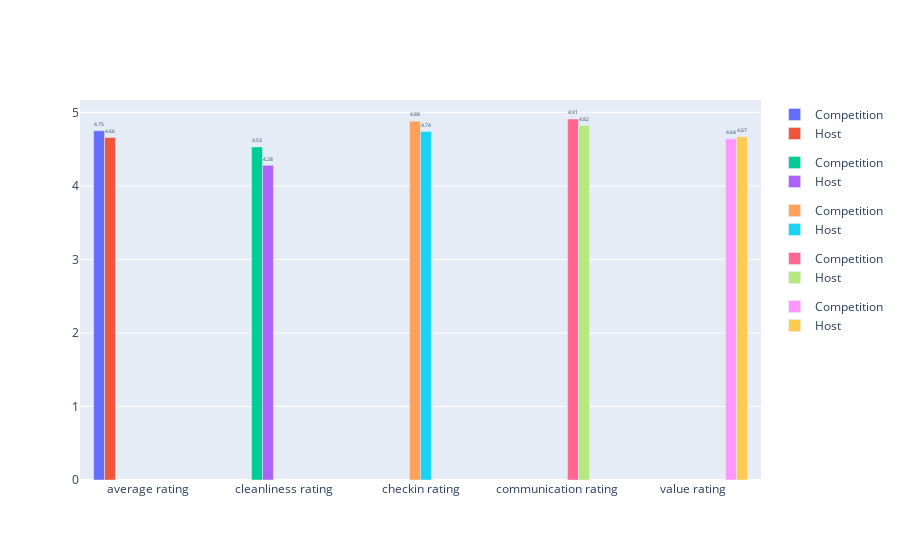

Notebook code for this chart:
### Code cell
average_score_all = listings['avg_score_rating']
average_score_single = listings_single['avg_score_rating']
average_clean_all = listings['review_scores_cleanliness']
average_clean_single = listings_single['review_scores_cleanliness']
average_checkin_all = listings['review_scores_checkin']
average_checkin_single = listings_single['review_scores_checkin']
average_comm_all = listings['review_scores_communication']
average_comm_single = listings_single['review_scores_communication']
average_value_all = listings['review_scores_value']
average_value_single = listings_single['review_scores_value']
fig = go.Figure()

fig.add_trace(go.Bar(
    x= ['average rating'],
    y=average_score_all,
    legendgroup='group',
    name="Competition"
))

fig.add_trace(go.Bar(
    x= ['average rating'],
    y=average_score_single,
    legendgroup='group',
    name="Host"
))

fig.add_trace(go.Bar(
    x= ['cleanliness rating'],
    y=average_clean_all,
    legendgroup='group2',
    name="Competition"
))

fig.add_trace(go.Bar(
    x= ['cleanliness rating'],
    y=average_clean_single,
    legendgroup='group2',
    name="Host"
))

fig.add_trace(go.Bar(
    x= ['checkin rating'],
    y=average_checkin_all,
    legendgroup='group3',
    name="Competition"
))

fig.add_trace(go.Bar(
    x= ['checkin rating'],
    y=average_checkin_single,
    legendgroup='group3',
    name="Host"
))

fig.add_trace(go.Bar(
    x= ['communication rating'],
    y=average_comm_all,
    legendgroup='group4',
    name="Competition"
))

fig.add_trace(go.Bar(
    x= ['communication rating'],
    y=average_comm_single,
    legendgroup='group4',
    name="Host"
))

fig.add_trace(go.Bar(
    x= ['value rating'],
    y=average_value_all,
    legendgroup='group5',
    name="Competition"
))

fig.add_trace(go.Bar(
    x= ['value rating'],
    y=average_value_single,
    legendgroup='group5',
    name="Host"
))
fig.update_layout(barmode='group')
fig.update_traces(texttemplate='%{y:.3}', textposition='outside')
fig.show()

### Figure 1 — Plotly figure (JSON) as saved in the notebook; plotly's stock layout.template omitted (floating-point values rounded to 4 significant figures; data arrays with more than 128 entries replaced by an {"elided": "..."} marker saying what was removed)
{"data": [{"legendgroup": "group", "name": "Competition", "textposition": "outside", "texttemplate": "%{y:.3}", "type": "bar", "x": ["average rating"], "y": {"elided": "342 float values"}}, {"legendgroup": "group", "name": "Host", "textposition": "outside", "texttemplate": "%{y:.3}", "type": "bar", "x": ["average rating"], "y": [4.66]}, {"legendgroup": "group2", "name": "Competition", "textposition": "outside", "texttemplate": "%{y:.3}", "type": "bar", "x": ["cleanliness rating"], "y": {"elided": "342 float values"}}, {"legendgroup": "group2", "name": "Host", "textposition": "outside", "texttemplate": "%{y:.3}", "type": "bar", "x": ["cleanliness rating"], "y": [4.28]}, {"legendgroup": "group3", "name": "Competition", "textposition": "outside", "texttemplate": "%{y:.3}", "type": "bar", "x": ["checkin rating"], "y": {"elided": "342 float values"}}, {"legendgroup": "group3", "name": "Host", "textposition": "outside", "texttemplate": "%{y:.3}", "type": "bar", "x": ["checkin rating"], "y": [4.74]}, {"legendgroup": "group4", "name": "Competition", "textposition": "outside", "texttemplate": "%{y:.3}", "type": "bar", "x": ["communication rating"], "y": {"elided": "342 float values"}}, {"legendgroup": "group4", "name": "Host", "textposition": "outside", "texttemplate": "%{y:.3}", "type": "bar", "x": ["communication rating"], "y": [4.82]}, {"legendgroup": "group5", "name": "Competition", "textposition": "outside", "texttemplate": "%{y:.3}", "type": "bar", "x": ["value rating"], "y": {"elided": "342 float values"}}, {"legendgroup": "group5", "name": "Host", "textposition": "outside", "texttemplate": "%{y:.3}", "type": "bar", "x": ["value rating"], "y": [4.67]}], "layout": {"barmode": "group"}}
